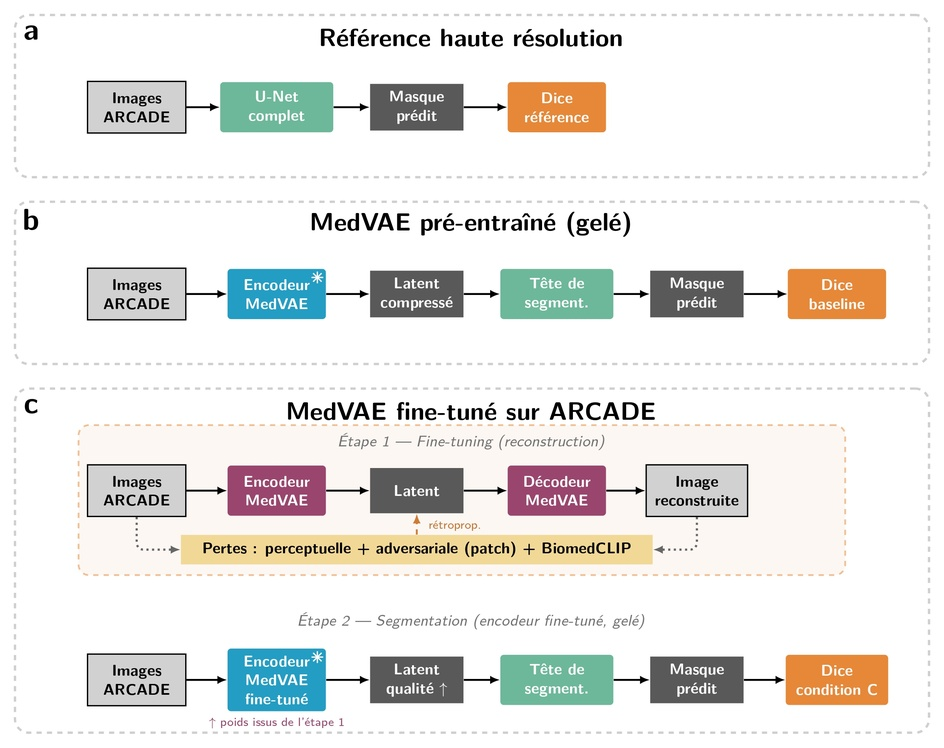
#> input picture finetune/images/pipeline.jpg, 944 x 748 px, shrunk from 2269 x 1798 before the run; its folder holds only this picture in this run
$ jupyter execute 01_Data_Exploration_and_Preprocessing.ipynb
#> lines starting #> are read from the running program, lines starting #| are printed output that depends on the picture
# Notebook 1 — Exploration et Prétraitement du Dataset ARCADE

**Objectif :** Comprendre les données, visualiser la variabilité de qualité, et standardiser les images via normalisation MSCN.

**Livrable :** Une liste d'images annotées manuellement comme `good` / `bad`, et un aperçu des images normalisées MSCN.

## 0. Configuration des chemins

[cell 1]
from pathlib import Path

# Chemins — dataset sur les GPU de l'école
ARCADE_ROOT    = Path("/home/infres/yrothlin-24/arcade_challenge_datasets")
SEG_TRAIN_PATH = ARCADE_ROOT / "dataset_phase_1/segmentation_dataset/seg_train"
SEG_VAL_PATH   = ARCADE_ROOT / "dataset_phase_1/segmentation_dataset/seg_val"

# Dossier de sortie
OUTPUT_DIR  = Path("outputs_theophile/01_Data_Exploration")
FIGURES_DIR = OUTPUT_DIR / "figures"
FIGURES_DIR.mkdir(parents=True, exist_ok=True)

N_SAMPLE = 20   # nombre d'images à charger pour l'exploration

print(f"Train : {SEG_TRAIN_PATH}")
print(f"Val   : {SEG_VAL_PATH}")

## 1. Imports

[cell 2]
import numpy as np
import matplotlib.pyplot as plt
import matplotlib.gridspec as gridspec
from PIL import Image
from scipy.ndimage import uniform_filter
import random, os

random.seed(42)
np.random.seed(42)

## 2. Chargement d'un échantillon représentatif

[cell 3]
def collect_images(root: Path, exts=(".png", ".jpg", ".jpeg")) -> list[Path]:
    """Retourne tous les fichiers images dans root/images/ ou root/."""
    image_dir = root / "images" if (root / "images").exists() else root
    return sorted(p for p in image_dir.rglob("*") if p.suffix.lower() in exts)

all_train_images = collect_images(SEG_TRAIN_PATH)
all_val_images   = collect_images(SEG_VAL_PATH)

print(f"Train : {len(all_train_images)} images")
print(f"Val   : {len(all_val_images)} images")

# Échantillon aléatoire
sample_paths = random.sample(all_train_images, min(N_SAMPLE, len(all_train_images)))
print(f"\nÉchantillon sélectionné : {len(sample_paths)} images")

[cell 4]
def load_gray(path: Path) -> np.ndarray:
    """Charge une image en niveaux de gris, float32 dans [0, 1]."""
    img = Image.open(path).convert("L")
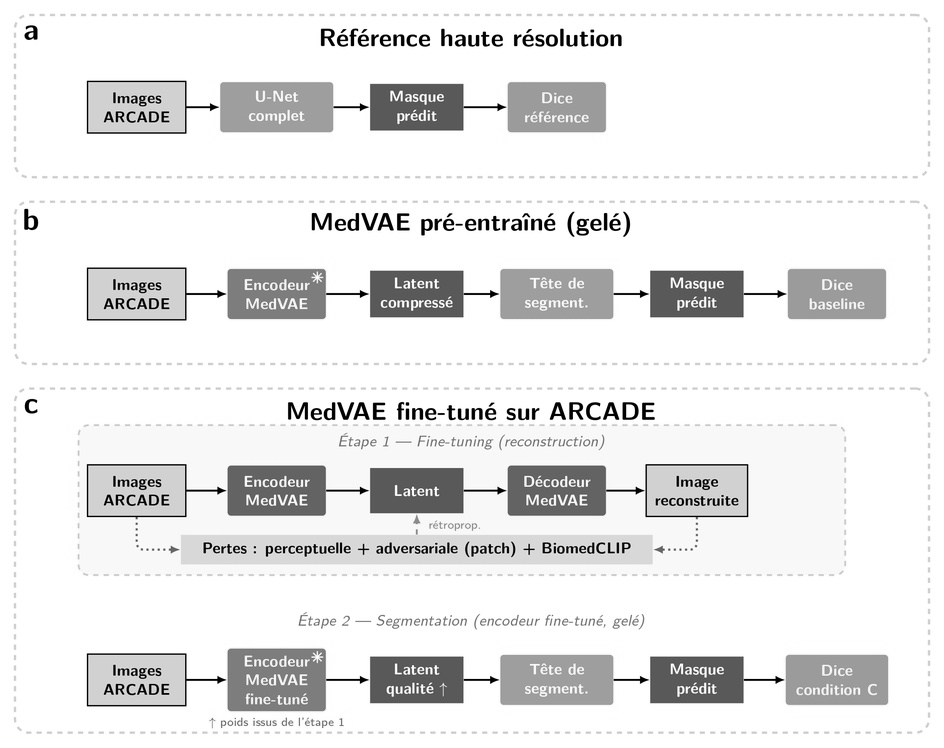
#> img: PIL image 944x748 L; min 0, max 255, mean 232.3
    return np.asarray(img, dtype=np.float32) / 255.0

sample_images = [load_gray(p) for p in sample_paths]
#> sample_images = 1 item

print(f"Taille d'une image : {sample_images[0].shape}")
#| Taille d'une image : (748, 944)
print(f"Min / Max : {sample_images[0].min():.3f} / {sample_images[0].max():.3f}")
#| Min / Max : 0.000 / 1.000

## 3. Visualisation de l'échantillon — panorama de la variabilité qualité

[cell 5]
n_cols = 5
n_rows = int(np.ceil(len(sample_images) / n_cols))
#> n_rows = 1

fig, axes = plt.subplots(n_rows, n_cols, figsize=(3 * n_cols, 3 * n_rows))
axes = axes.flatten()

for i, (img, path) in enumerate(zip(sample_images, sample_paths)):
    axes[i].imshow(img, cmap="gray", vmin=0, vmax=1)
    axes[i].set_title(path.stem, fontsize=7)
    axes[i].axis("off")
#> this loop made 1 pass

for j in range(i + 1, len(axes)):
    axes[j].axis("off")
#> this loop made 4 passes

fig.suptitle("Panorama des images ARCADE (seg_train)", fontsize=12, y=1.01)
plt.tight_layout()
plt.savefig(FIGURES_DIR / "01_panorama_sample.png", dpi=100, bbox_inches="tight")
plt.show()

## 4. Calcul de métriques basiques pour détecter visuellement les images dégradées

On calcule trois indicateurs simples No-Reference pour trier le jeu de données :

| Indicateur | Ce qu'il mesure | Attendu sur image de bonne qualité |
|---|---|---|
| **Laplacian variance** | Netteté (bords nets) | Valeur **haute** |
| **Entropie de Shannon** | Complexité / désordre | Valeur **basse** (moins d'artefacts) |
| **Contraste RMS** | Dispersion globale des niveaux de gris | Valeur **intermédiaire** à haute |

[cell 6]
from scipy.ndimage import laplace
from skimage.measure import shannon_entropy

def laplacian_variance(img: np.ndarray) -> float:
    return float(laplace(img).var())

def rms_contrast(img: np.ndarray) -> float:
    return float(img.std())

def shannon_ent(img: np.ndarray) -> float:
    return float(shannon_entropy(img))

metrics_raw = []
for img, path in zip(sample_images, sample_paths):
    metrics_raw.append({
        "name": path.stem,
        "path": path,
        "laplacian_var": laplacian_variance(img),
        "rms_contrast":  rms_contrast(img),
        "entropy":       shannon_ent(img),
    })
#> after the loop, metrics_raw = 1 item

# Tri par netteté croissante : les premières entrées = images les plus floues
metrics_raw.sort(key=lambda x: x["laplacian_var"])

print("Images les plus floues (faible Laplacian var) :")
for m in metrics_raw[:5]:
    print(f"  {m['name']:30s}  lap={m['laplacian_var']:.5f}  rms={m['rms_contrast']:.4f}  H={m['entropy']:.4f}")

print("\nImages les plus nettes (haute Laplacian var) :")
for m in metrics_raw[-5:]:
    print(f"  {m['name']:30s}  lap={m['laplacian_var']:.5f}  rms={m['rms_contrast']:.4f}  H={m['entropy']:.4f}")

## 5. Visualisation côte à côte : bonne image vs mauvaise image

C'est la figure clé du rapport : elle montre concrètement le problème que notre projet résout.

[cell 7]
worst  = metrics_raw[0]   # image la plus floue / artefactée
#> worst = 5 items
best   = metrics_raw[-1]  # image la plus nette
#> best = 5 items

fig, axes = plt.subplots(1, 2, figsize=(10, 5))

axes[0].imshow(load_gray(worst["path"]), cmap="gray", vmin=0, vmax=1)
axes[0].set_title(
    f"Image dégradée (Bad)\n"
    f"Laplacian = {worst['laplacian_var']:.5f}",
    color="crimson"
)
axes[0].axis("off")

axes[1].imshow(load_gray(best["path"]), cmap="gray", vmin=0, vmax=1)
axes[1].set_title(
    f"Image de bonne qualité (Good)\n"
    f"Laplacian = {best['laplacian_var']:.5f}",
    color="forestgreen"
)
axes[1].axis("off")

fig.suptitle("Comparaison qualité sur ARCADE", fontsize=13)
plt.tight_layout()
plt.savefig(FIGURES_DIR / "01_good_vs_bad.png", dpi=120, bbox_inches="tight")
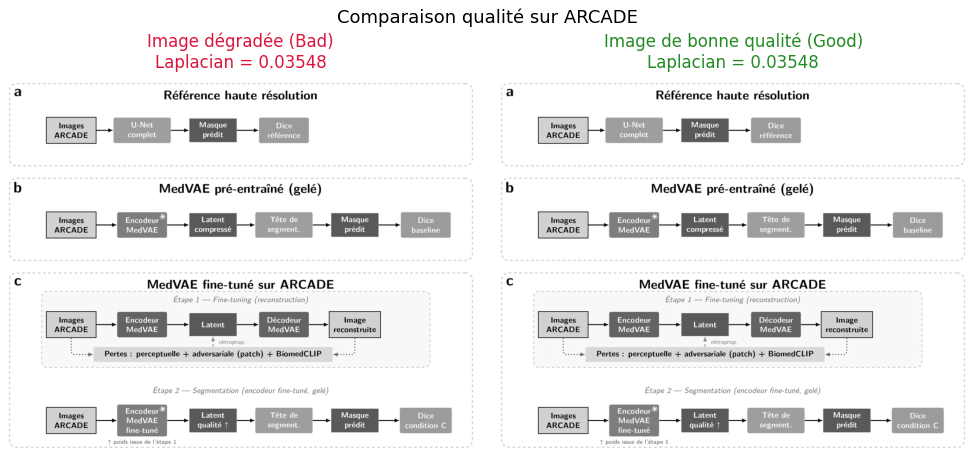
#> figure drawn by matplotlib, 2 panels
plt.show()

## 6. Distribution des métriques sur l'échantillon

[cell 8]
import pandas as pd

df = pd.DataFrame(metrics_raw).drop(columns=["path"])
#> df = table of 1 rows and 4 columns
print(df.describe().round(4))
#|        laplacian_var  rms_contrast  entropy
#| count         1.0000        1.0000    1.000
#| mean          0.0355        0.1989    3.205
#| std              NaN           NaN      NaN
#| min           0.0355        0.1989    3.205
#| 25%           0.0355        0.1989    3.205
#| 50%           0.0355        0.1989    3.205
#| 75%           0.0355        0.1989    3.205
#| max           0.0355        0.1989    3.205

fig, axes = plt.subplots(1, 3, figsize=(13, 4))
for ax, col, color in zip(axes, ["laplacian_var", "rms_contrast", "entropy"],
                           ["steelblue", "darkorange", "mediumpurple"]):
    ax.hist(df[col], bins=10, color=color, edgecolor="white")
    ax.set_title(col)
    ax.set_xlabel("valeur")
    ax.set_ylabel("count")

fig.suptitle("Distribution des métriques de qualité brutes", fontsize=12)
plt.tight_layout()
plt.savefig(FIGURES_DIR / "01_metrics_distribution.png", dpi=100, bbox_inches="tight")
#> figure, not shown here; panel 1: tallest bar 1 high, from x = 0.0355 to 0.135; panel 2: tallest bar 1 high, from x = 0.199 to 0.299; panel 3: tallest bar 1 high, from x = 3.2 to 3.3
plt.show()

## 7. Normalisation MSCN (Mean Subtracted Contrast Normalized)

La normalisation MSCN soustrait localement la moyenne et divise par l'écart-type local. Elle résout deux problèmes fréquents dans les rayons X :
- Illumination non-uniforme (le centre est plus clair que les bords)
- Biais globaux de contraste entre patients

$$\hat{I}(i,j) = \frac{I(i,j) - \mu(i,j)}{\sigma(i,j) + C}$$

où $\mu$ et $\sigma$ sont calculés sur une fenêtre locale de taille $w$, et $C=1$ est une constante de stabilisation.

[cell 9]
def mscn_normalize(img: np.ndarray, window: int = 7, C: float = 1.0) -> np.ndarray:
    """
    Applique la normalisation MSCN à une image float32 [0,1].
    Retourne un tableau avec moyenne locale ~0 et variance locale ~1.
    """
#> called with window = 7, C = 1
    mu    = uniform_filter(img, size=window).astype(np.float64)
    mu_sq = uniform_filter(img ** 2, size=window).astype(np.float64)
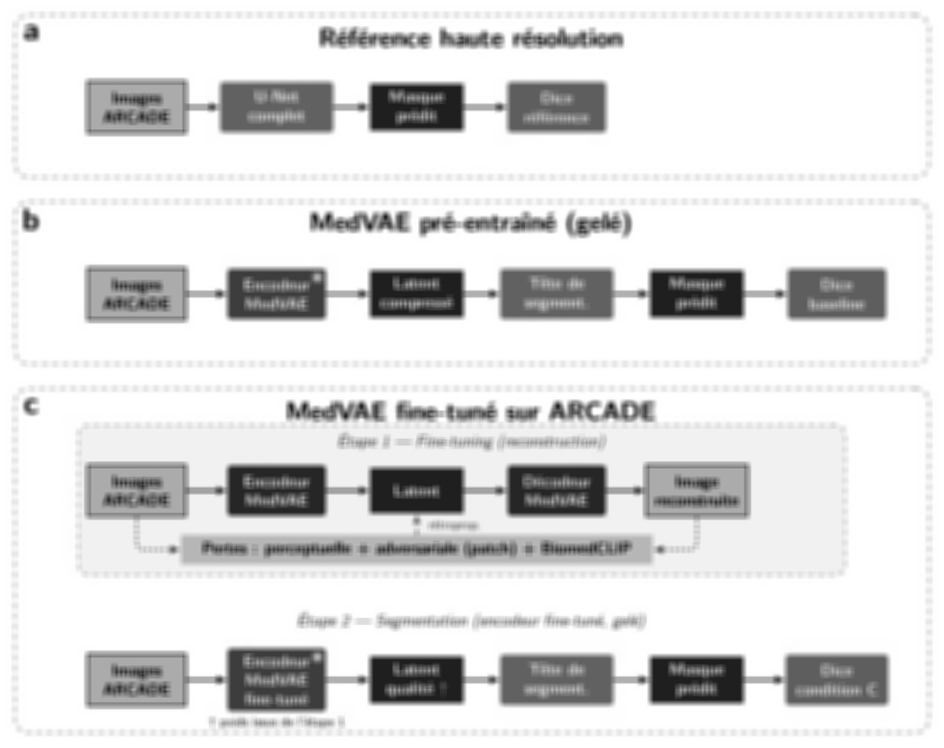
#> mu_sq: shape (748, 944) float64; min 0.115, max 1, mean 0.87
    sigma = np.sqrt(np.maximum(mu_sq - mu ** 2, 0))
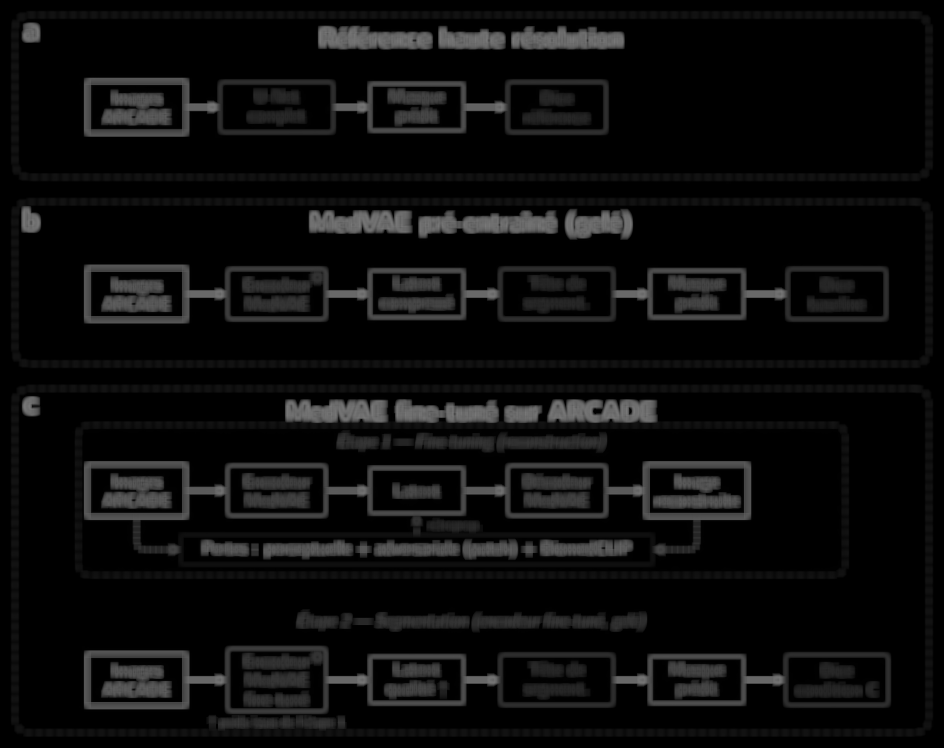
#> sigma: shape (748, 944) float64; min 0, max 0.475, mean 0.0499
    mscn  = (img.astype(np.float64) - mu) / (sigma + C)
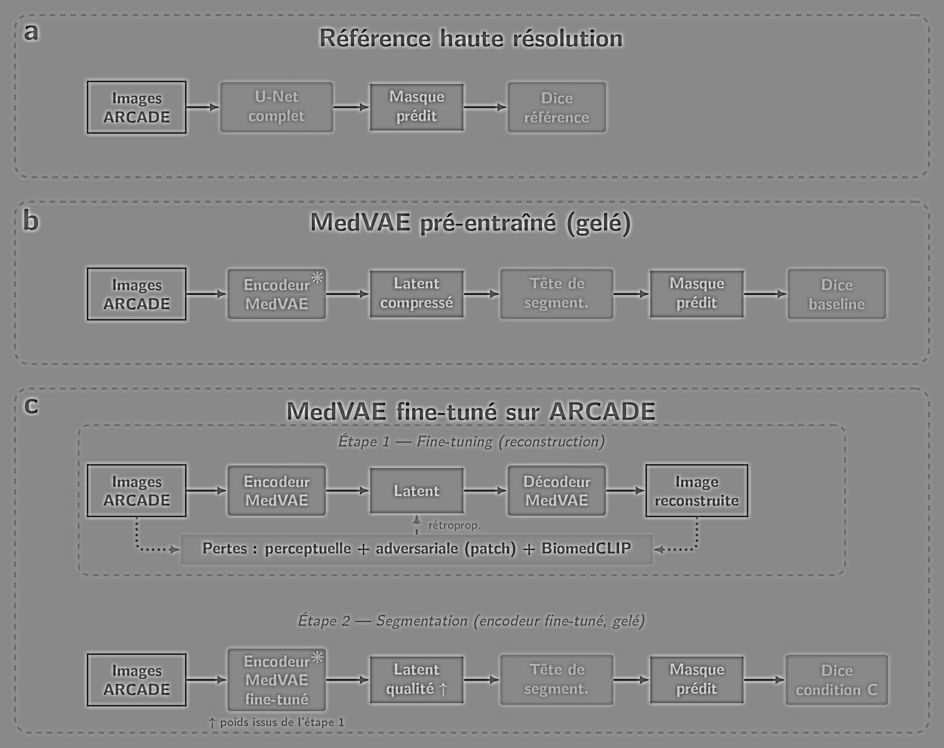
#> mscn: shape (748, 944) float64; min -0.64, max 0.55, mean 0.000159; drawn with min black and max white
    return mscn.astype(np.float32)


# Test sur deux images
bad_raw  = load_gray(worst["path"])
good_raw = load_gray(best["path"])

bad_mscn  = mscn_normalize(bad_raw)
good_mscn = mscn_normalize(good_raw)

print(f"Image brute     — min={bad_raw.min():.3f}  max={bad_raw.max():.3f}  mean={bad_raw.mean():.3f}")
#| Image brute     — min=0.000  max=1.000  mean=0.911
print(f"Image MSCN      — min={bad_mscn.min():.3f}  max={bad_mscn.max():.3f}  mean={bad_mscn.mean():.4f}")
#| Image MSCN      — min=-0.640  max=0.550  mean=0.0002

[cell 10]
fig, axes = plt.subplots(2, 3, figsize=(14, 9))

titles = [
    ("Brute — Bad",  bad_raw,   "crimson"),
    ("MSCN  — Bad",  bad_mscn,  "crimson"),
    ("Diff  — Bad",  bad_raw - np.interp(bad_raw, [bad_raw.min(), bad_raw.max()], [0, 1]),  "gray"),
    ("Brute — Good", good_raw,  "forestgreen"),
    ("MSCN  — Good", good_mscn, "forestgreen"),
    ("Diff  — Good", good_raw - np.interp(good_raw, [good_raw.min(), good_raw.max()], [0, 1]), "gray"),
]

cmaps    = ["gray", "RdBu_r", "gray", "gray", "RdBu_r", "gray"]
sym_norm = [False, True, False, False, True, False]

for ax, (title, data, color), cmap, sym in zip(axes.flatten(), titles, cmaps, sym_norm):
    if sym:
        vmax = np.abs(data).max()
        ax.imshow(data, cmap=cmap, vmin=-vmax, vmax=vmax)
    else:
        ax.imshow(data, cmap=cmap)
    ax.set_title(title, color=color, fontsize=10)
    ax.axis("off")
#> this loop made 6 passes
#> (title, color, cmap, sym, vmax) on passes 2, 5: ('MSCN  — Bad', 'crimson', 'RdBu_r', True, 0.64), ('MSCN  — Good', 'forestgreen', 'RdBu_r', True, 0.64)
#> (title, color, cmap, sym) on passes 1, 3, 4, 6: ('Brute — Bad', 'crimson', 'gray', False), ('Diff  — Bad', 'gray', 'gray', False), ('Brute — Good', 'forestgreen', 'gray', False), ('Diff  — Good', 'gray', 'gray', False)

fig.suptitle("Effet de la normalisation MSCN", fontsize=13)
plt.tight_layout()
plt.savefig(FIGURES_DIR / "01_mscn_comparison.png", dpi=120, bbox_inches="tight")
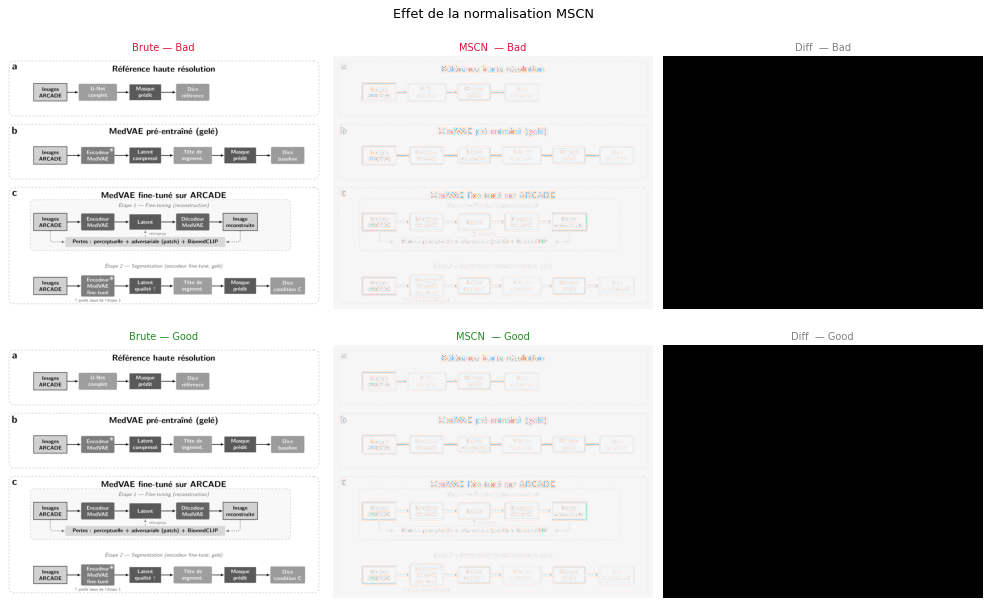
#> figure drawn by matplotlib, 6 panels
plt.show()

## 8. Analyse des histogrammes avant / après MSCN

On vérifie que MSCN centre bien la distribution et supprime les biais d'illumination.

[cell 11]
fig, axes = plt.subplots(1, 2, figsize=(12, 4))

for ax, img, mscn, label, color in zip(
    axes,
    [bad_raw,   good_raw],
    [bad_mscn,  good_mscn],
    ["Bad",     "Good"],
    ["crimson", "forestgreen"],
):
    ax.hist(img.ravel(),  bins=80, alpha=0.5, label="Brute",  color="gray",  density=True)
    ax.hist(mscn.ravel(), bins=80, alpha=0.7, label="MSCN",   color=color, density=True)
    ax.set_title(f"Histogramme — {label}")
    ax.set_xlabel("intensité")
    ax.set_ylabel("densité")
    ax.legend()
#> this loop made 2 passes

fig.suptitle("Distributions des pixels avant et après normalisation MSCN", fontsize=12)
plt.tight_layout()
plt.savefig(FIGURES_DIR / "01_histograms_mscn.png", dpi=100, bbox_inches="tight")
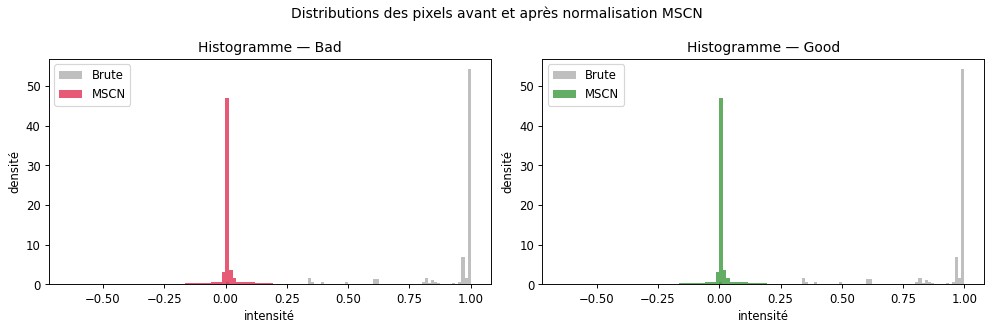
#> figure drawn by matplotlib, 2 panels; panel 1: tallest bar 54.14 high, from x = 0.988 to 1; panel 1: tallest bar 46.98 high, from x = -0.000566 to 0.0143; panel 2: tallest bar 54.14 high, from x = 0.988 to 1; panel 2: tallest bar 46.98 high, from x = -0.000566 to 0.0143
plt.show()

## 9. Vérification de la robustesse de MSCN : calcul des métriques post-normalisation

On vérifie que, après MSCN, la Laplacian variance différencie encore mieux les images :

[cell 12]
metrics_mscn = []
for m in metrics_raw:
    img_raw  = load_gray(m["path"])
    img_norm = mscn_normalize(img_raw)
    metrics_mscn.append({
        "name":            m["name"],
        "laplacian_var":   laplacian_variance(img_norm),
        "rms_contrast":    rms_contrast(img_norm),
        "entropy":         shannon_ent(
                               # MSCN peut avoir des négatifs, on remap pour l'entropie
                               (img_norm - img_norm.min()) / (img_norm.max() - img_norm.min() + 1e-8)
                           ),
    })

df_mscn = pd.DataFrame(metrics_mscn)
#> df_mscn = table of 1 rows and 4 columns
print("Métriques post-MSCN :")
print(df_mscn.describe().round(4))
#|        laplacian_var  rms_contrast  entropy
#| count         1.0000        1.0000   1.0000
#| mean          0.0217        0.0767   8.8676
#| std              NaN           NaN      NaN
#| min           0.0217        0.0767   8.8676
#| 25%           0.0217        0.0767   8.8676
#| 50%           0.0217        0.0767   8.8676
#| 75%           0.0217        0.0767   8.8676
#| max           0.0217        0.0767   8.8676

[cell 13]
fig, axes = plt.subplots(1, 3, figsize=(13, 4))
for ax, col, color_raw, color_norm in zip(
    axes,
    ["laplacian_var", "rms_contrast", "entropy"],
    ["steelblue",    "darkorange",   "mediumpurple"],
    ["deepskyblue",  "gold",         "violet"],
):
    ax.hist(df[col],      bins=10, color=color_raw,  alpha=0.6, label="Brute",  edgecolor="white")
    ax.hist(df_mscn[col], bins=10, color=color_norm, alpha=0.7, label="MSCN",   edgecolor="white")
    ax.set_title(col)
    ax.legend(fontsize=8)

fig.suptitle("Métriques brutes vs post-MSCN", fontsize=12)
plt.tight_layout()
plt.savefig(FIGURES_DIR / "01_metrics_raw_vs_mscn.png", dpi=100, bbox_inches="tight")
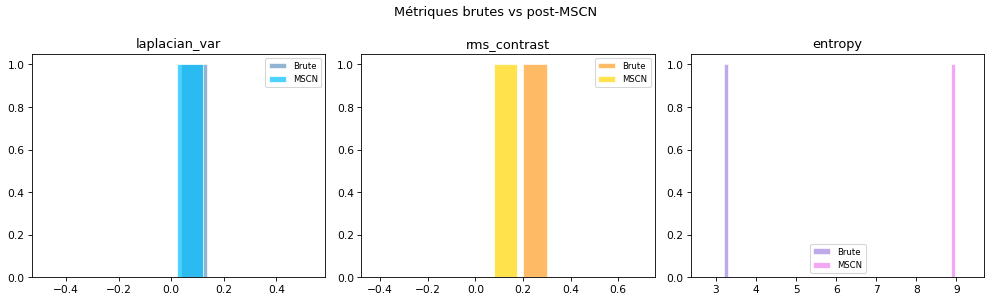
#> figure drawn by matplotlib, 3 panels; panel 1: tallest bar 1 high, from x = 0.0355 to 0.135; panel 1: tallest bar 1 high, from x = 0.0217 to 0.122; panel 2: tallest bar 1 high, from x = 0.199 to 0.299; panel 2: tallest bar 1 high, from x = 0.0767 to 0.177
plt.show()
